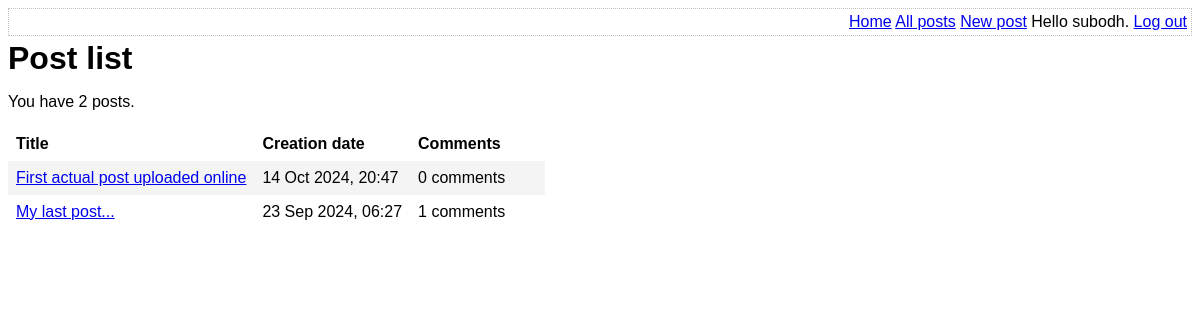
The app's page /list-posts.php (signed in), older data.
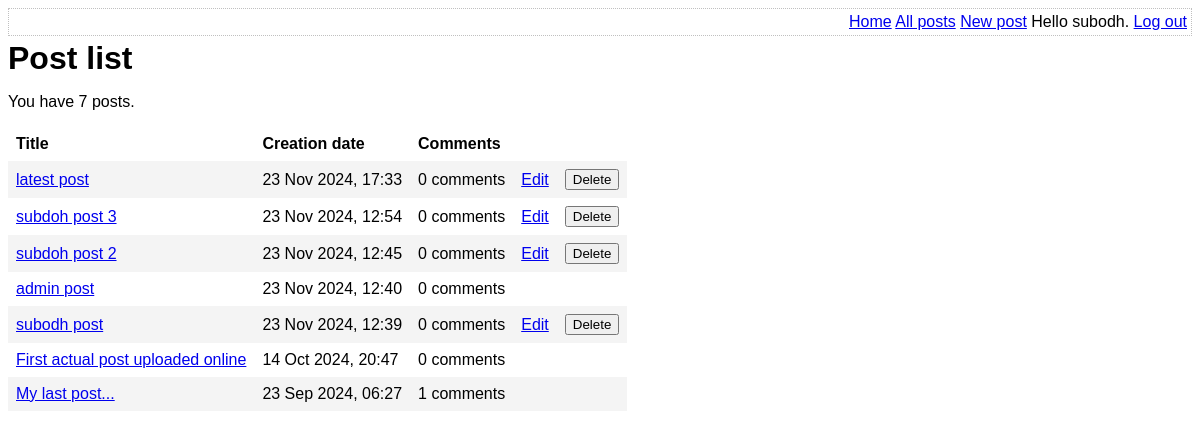
The same page, newer data.
### tables this page shows
CREATE TABLE post (
	id INTEGER PRIMARY KEY AUTOINCREMENT NOT NULL,
	title VARCHAR NOT NULL,
	body VARCHAR NOT NULL,
	user_id INTEGER NOT NULL,
	created_at VARCHAR NOT NULL,
	updated_at VARCHAR,
	FOREIGN KEY (user_id) REFERENCES user(id)
);

### lib/common.php (called while the page is built, shortened)
<?php
function htmlEscape($html)
{
    return htmlspecialchars($html, ENT_HTML5, 'UTF-8');
}
function convertSqlDate($sqlDate)
{
    $date = DateTime::createFromFormat('Y-m-d H:i:s', $sqlDate);
    return $date->format('d M Y, H:i');
}
function getAuthUser()
{
    if(isLoggedIn()){
        return $_SESSION['logged_in_username'];
    }
    else{
        return null;
    }
}
function isLoggedIn()
{
    return isset($_SESSION['logged_in_username']);
}
function getAllPosts(PDO $pdo)
{
    $stmt = $pdo -> query(
        'SELECT id, title, created_at, body, (SELECT COUNT(*) FROM comment WHERE comment.post_id = post.id) comment_count FROM post ORDER BY created_at DESC'
    );
    return $stmt->fetchAll(PDO::FETCH_ASSOC);
}
function getUserFromUserId(PDO $pdo, $userId){
    $sql = 'SELECT username FROM user WHERE id=:id';
    $stmt = $pdo -> prepare($sql);
    $stmt->execute(
        array('id' => $userId)
    );
    return $stmt->fetchColumn();
}
function getUserFromPostId(PDO $pdo, $postId)
{
    $sql = 'SELECT user_id FROM post WHERE id=:id';
    $stmt = $pdo->prepare($sql);
    $stmt -> execute(
        array('id' => $postId)
    );
    return $stmt->fetchColumn();
}
function checkUser(PDO $pdo, $postId, $username)
{
    $userId = getUserFromPostId($pdo, $postId);
    $author = getUserFromUserId($pdo, $userId);
    $adminUsername = 'admin';
    $allowed = false;
    if($author === $username or $username === $adminUsername)
    {
        $allowed = true;
    }
    return $allowed;
}

### list-posts.php (the view, shortened to what this page needs)
<?php
require_once 'lib/common.php';
$pdo = getPDO();
$posts = getAllPosts($pdo);
?>
<DOCTYPE html>
<html>
    <head>
        <?php require_once 'templates/head.php' ?>
    </head>
    <body>
        <?php require_once 'templates/top-menu.php' ?>
        <h1> Post list </h1>
        <p> You have <?php echo count($posts)?> posts. </p>
        <form method="post">
            <table id="post-list">
                <thead>
                    <tr>
                        <th> Title </th>
                        <th> Creation date </th>
                        <th> Comments </th>
                        <th></th>
                        <th></th>
                    </tr>
                </thead>
                <tbody>
                    <?php foreach ($posts as $post): ?>
                        <tr>
                            <td>
                                <a href="view-post.php?post_id=<?php echo $post['id'] ?>"><?php echo htmlEscape($post['title'])?></a>
                            </td>
                            <td>
                                <?php echo convertSqlDate($post['created_at']) ?>
                            </td>
                            <td>
                                <?php echo htmlEscape($post['comment_count']); ?> comments
                            </td>
                            <td>
                                <?php if(checkUser($pdo, $post['id'], getAuthUser())): ?>
                                    <a href="edit-post.php?post_id=<?php echo $post['id']?>">Edit</a>
                                <?php endif ?>
                            </td>
                            <td>
                                <?php if(checkUser($pdo, $post['id'], getAuthUser())): ?>
                                    <input
                                        type="submit"
                                        name="delete-post[<?php echo $post['id']?>]"
                                        value="Delete"
                                    />
                                <?php endif ?>
                            </td>
                        </tr>
                        <?php endforeach ?>
                </tbody>
            </table>
        </form>
    </body>
</html>

Row changes from the older to the newer data that the page shows:
added post: title "latest post", created_at "23 Nov 2024, 17:33", comment_count "0"
added post: title "subdoh post 3", created_at "23 Nov 2024, 12:54", comment_count "0"
added post: title "subdoh post 2", created_at "23 Nov 2024, 12:45", comment_count "0"
added post: title "admin post", created_at "23 Nov 2024, 12:40", comment_count "0"
added post: title "subodh post", created_at "23 Nov 2024, 12:39", comment_count "0"
Text that changed along with them:
count($posts): "2" → "7"
